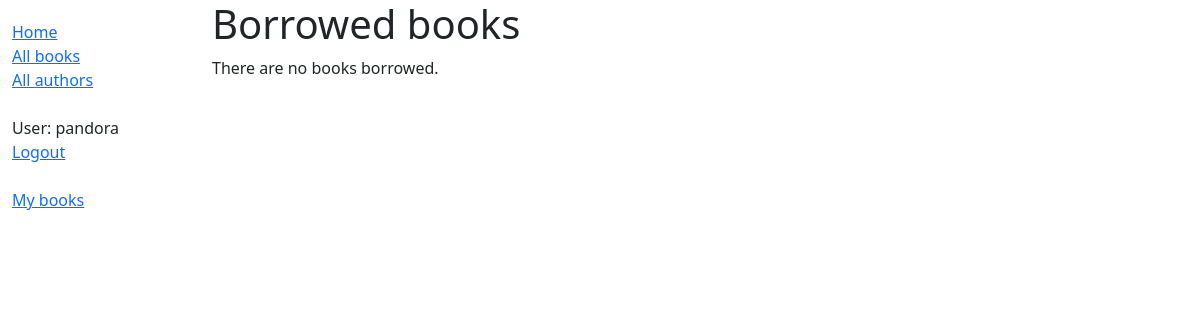
Before: /mybooks/ (signed in) with the older database file.
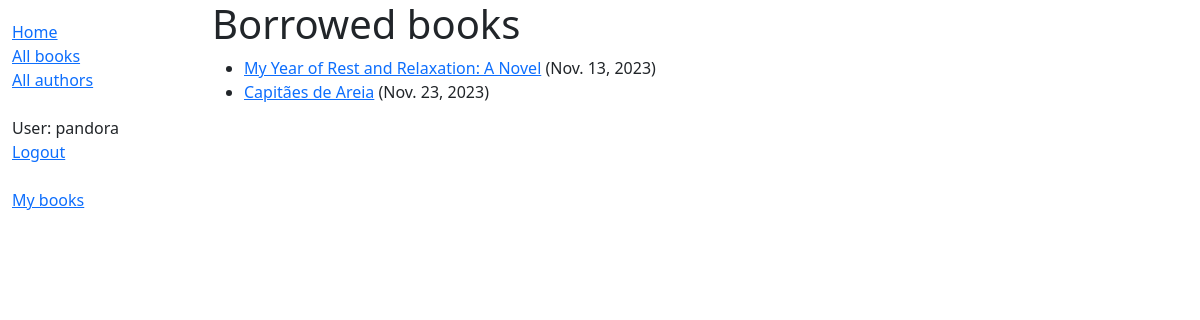
After: the same page with the newer database file.
### catalog/models.py (models this page shows, shortened)
class BookInstance(models.Model):
    id = models.UUIDField(primary_key=True, default=uuid.uuid4, help_text='Unique ID for this particular book across whole library')
    book = models.ForeignKey('Book', on_delete=models.RESTRICT,
    null=True)
    imprint = models.CharField(max_length=200)
    due_back = models.DateField(null=True, blank=True)
    borrower = models.ForeignKey(User, on_delete=models.SET_NULL, null=True, blank=True)
    LOAN_STATUS = (
        ('m', 'Maintence'),
        ('o', 'On loan'),
        ('a', 'Avaiable'),
        ('r', 'Reserved'),
    )
    status = models.CharField(
        max_length=1,
        choices=LOAN_STATUS,
        blank=True,
        default='m',
        help_text='Book availability',
    )
    class Meta:
        ordering=['due_back']
        permissions = (("can_mark_returned", "Set book as returned"),)
    def is_overdue(self):
        return bool(self.due_back and date.today() > self.due_back)
    def overdue_today(self):
        return bool(self.due_back and date.today() == self.due_back)

class Book(models.Model):
    title = models.CharField(max_length=200)
    author = models.ForeignKey('Author', on_delete=models.SET_NULL, null=True)
    summary = models.TextField(max_length=1000, help_text="Enter a brief description of the book")
    isbn = models.CharField('ISBN', max_length=13, help_text="13 Character <a href='https://www.isbn-international.org/content/what-isbn'>ISBN</a>")
    genre = models.ManyToManyField(Genre, help_text='Select a genre for this book')
    language = models.ForeignKey('Language', on_delete=models.SET_NULL, null=True)
    class Meta:
        ordering = ['title', 'author']
    def display_genre(self):
        return ','. join(genre.name for genre in self.genre.all()[:3])
    display_genre.short_description = 'Genre'

### catalog/views.py (the view)
# urls.py: path('mybooks/', views.LoanedBooksByUserListView.as_view(), name="my-borrowed"),
class LoanedBooksByUserListView(LoginRequiredMixin, generic.ListView):
    model = BookInstance
    template_name = 'catalog/bookinstance_list_borrowed_user.html'
    paginate_by = 10
    def get_queryset(self):
        return (
            BookInstance.objects.filter(borrower=self.request.user).filter(status__exact='o').order_by('due_back')
        )

### catalog/templates/catalog/bookinstance_list_borrowed_user.html
{% extends "base.html" %}
{% block content %}
    <h1>Borrowed books</h1>
    {% if bookinstance_list %}
        <ul>
            {% for bookinst in bookinstance_list %}
            <li class="{% if bookinst.is_overdue %}text-dange{% elif bookinst.overdue_today %}text-warning{% endif %}">
                <a href="[% url 'book-detail' bookinst.book.pk %]">{{ bookinst.book.title }}</a>
                ({{ bookinst.due_back }})
            </li>
            {% endfor %}
        </ul>
        {% else %}
            <p>There are no books borrowed.</p>
    {% endif %}
{% endblock %}

Changed rows visible on the page:
now on this page (row edited): BookInstance: book "My Year of Rest and Relaxation: A Novel", due_back "Nov. 13, 2023"
added BookInstance: book "Capitães de Areia", due_back "Nov. 23, 2023"
Other visible differences:
text no longer shown: "There are no books borrowed."
